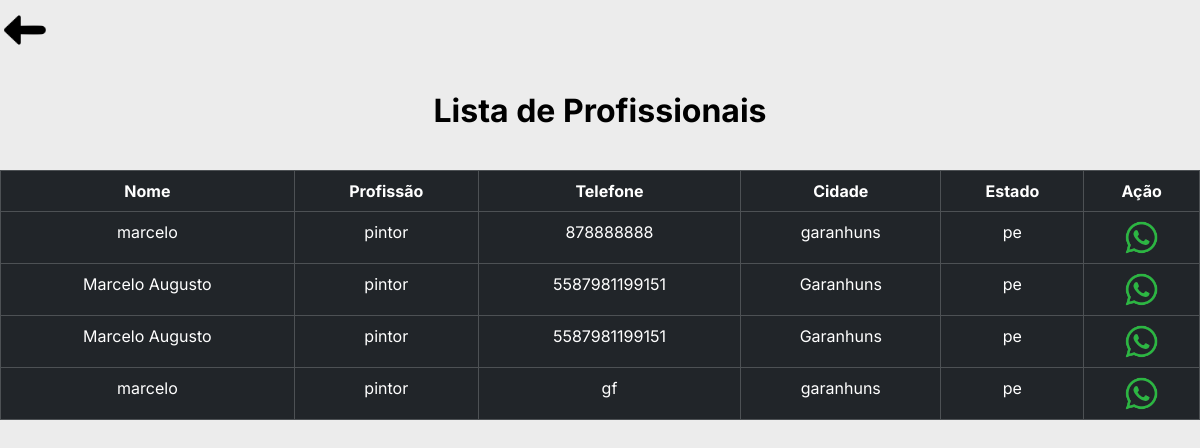
The page /profissionais/pintor on the database as committed earlier.
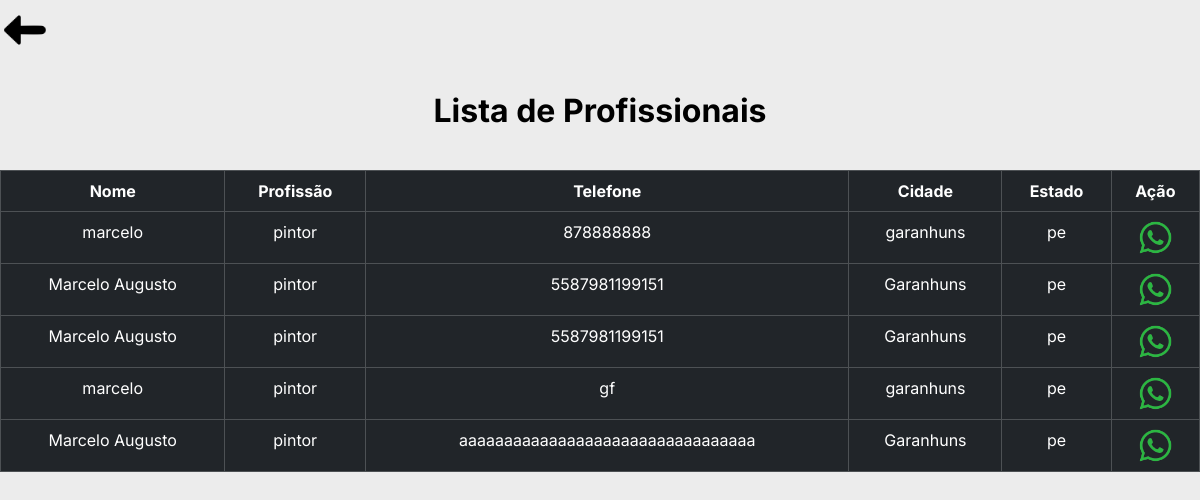
The same page on the database as committed later.
### tables this page shows
CREATE TABLE "profissionais"(
        "ID_profiss" INTEGER PRIMARY KEY AUTOINCREMENT,
        "nome"      TEXT,
        "CPF"       TEXT,
        "telefone"  TEXT,
        "email"     TEXT,
        "endereco"  TEXT,
        "num"       TEXT,
        "bairro"    TEXT,
        "CEP"       TEXT,
        cidade      TEXT,
        "uf"        TEXT,
        "profissao" TEXT
        );

### cliente.py (the view)
@bp_clientes.route('/profissionais/<profissao>', methods=['GET'])
def list_profissionais(profissao):
    profissionais = obter_profissionais_por_profissao(profissao)
    return render_template('clientes/perfil_profissional.html', profissionais=profissionais)

### cliente.py (called while the page is built)
def obter_profissionais_por_profissao(profissao):
    try:
        with sql.connect("goservice.db") as con:
            cur = con.cursor()
            print(profissao)
            cur.execute('''
                        SELECT * FROM profissionais
                        WHERE profissao = ?;
                    ''', (profissao,))
            dados = cur.fetchall()
            print('ggdgdgg',dados)
            colunas = [column[0] for column in cur.description]
            dados_json = [dict(zip(colunas, row)) for row in dados]
            return dados_json
    except sql.Error as err:
        print(f"Erro ao executar a consulta: {err}")
        return None

### templates/clientes/perfil_profissional.html (shortened to what this page needs)
{% extends 'clientes/base/base_lista.html' %}
{% block customCSS %}
<link rel="stylesheet" href="{{ url_for('static', filename='css/estilosCli/estilo_lista.css')}}">
{% endblock %}
{% block body %}
<h3 class="tit__pag">Lista de Profissionais</h3>
<table class="table table-bordered table-dark bg-dark tabua">
    <thead>
      <tr>
        <th scope="col">Nome</th>
        <th scope="col">Profissão</th>
        <th scope="col">Telefone</th>
        <th scope="col">Cidade</th>
        <th scope="col">Estado</th>
        <th scope="col">Ação</th>
      </tr>
    </thead>
    <tbody>
    {% for profissional in profissionais %}
      <tr>
        <td>{{ profissional['nome']  }}</td>
        <td>{{ profissional['profissao'] }}</td>
        <td>{{ profissional['telefone'] }}</td>
        <td>{{ profissional['cidade'] }}</td>
        <td>{{ profissional['uf'] }}</td>
        <td>
          <a href="https://wa.me/55{{ profissional['telefone'] }}">
            <img class="lista__prof-icone" src="{{ url_for('static', filename='img/whats.png')}}" alt="ícone do whatsapp">
          </a>
        </td>
      </tr>
    {% endfor %}
    </tbody>
  </table>
{% endblock %}

Rows that differ between the two databases and show on the page:
added profissionais: nome "Marcelo Augusto", profissao "pintor", telefone "aaaaaaaaaaaaaaaaaaaaaaaaaaaaaaaaa", cidade "Garanhuns", uf "pe"
